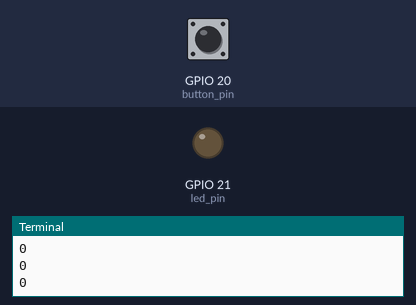
Simulated run of this program. Board: Raspberry Pi (BCM pin numbers). Parts: output pins drawn as LEDs (lit = HIGH), the last lines printed to the terminal. The inputs (shaded band) are chosen by the test bench; at power-on: GPIO 20 (button_pin) LOW.

Above: at 1.2 s.
1.3 s: GPIO 20 (button_pin) pulled HIGH for 0.15 s
At 1.37 s:
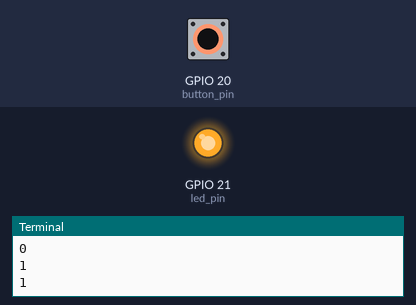
2.9 s: GPIO 20 (button_pin) pulled HIGH for 3.2 s
At 6.5 s:
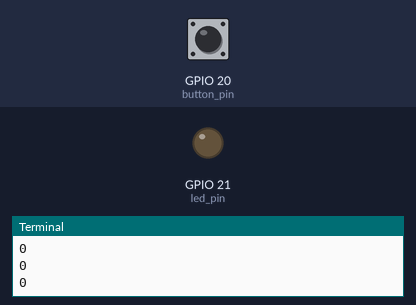
Timing chart, 0 to 8.0 s (numbered marks = the images above; inputs shaded):
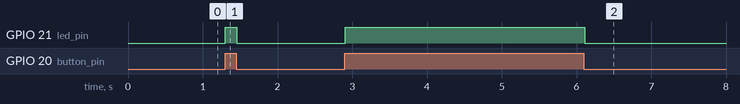

The program:

BUTTON_LED.py
```python
# 按下 BUTTON 會亮燈
# 放開 BUTTON 會熄滅
import RPi.GPIO as GPIO
from time import sleep

led_pin = 21
button_pin = 20
GPIO.setmode(GPIO.BCM)

GPIO.setup(led_pin, GPIO.OUT)
# 接 3.3 + GPIO 20
GPIO.setup(button_pin, GPIO.IN, pull_up_down=GPIO.PUD_DOWN)

while True:
    button_status = GPIO.input(button_pin)
    if button_status:
        print(button_status)
        GPIO.output(led_pin, True)
    else:
        print(button_status)
        GPIO.output(led_pin, False)
    sleep(0.05)
```

Measured:
- after the input at 1.3 s, GPIO 21 (led_pin): LOW → HIGH at once, → LOW 0.15 s later
- after the input at 2.9 s, GPIO 21 (led_pin): LOW → HIGH at once, → LOW 3.2 s later
